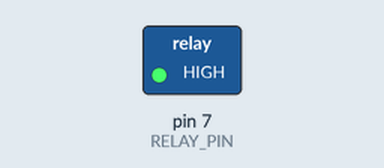
Recording of a sketch running on a simulated Arduino Uno, built with avr-gcc and run on an emulated ATmega328P. On the bench: switched loads named in the sketch (green lamp = pin HIGH).

Above: at 1.5 s.
At 4.5 s:
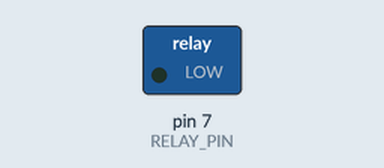
Timing chart, 0 to 7.8 s (numbered marks = the images above):
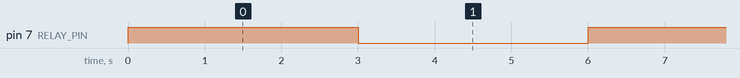

The sketch:

work.ino
```cpp
const int RELAY_PIN = 7;

void setup()
{
    pinMode(RELAY_PIN, OUTPUT);
    Serial.begin(9600);
}

void loop()
{
    digitalWrite(RELAY_PIN, HIGH);
    delay(3000);
    digitalWrite(RELAY_PIN, LOW);
    delay(3000);
}
```

Measured:
- by itself, pin 7 (RELAY_PIN): alternates HIGH for 3.0 s and LOW for 3.0 s
